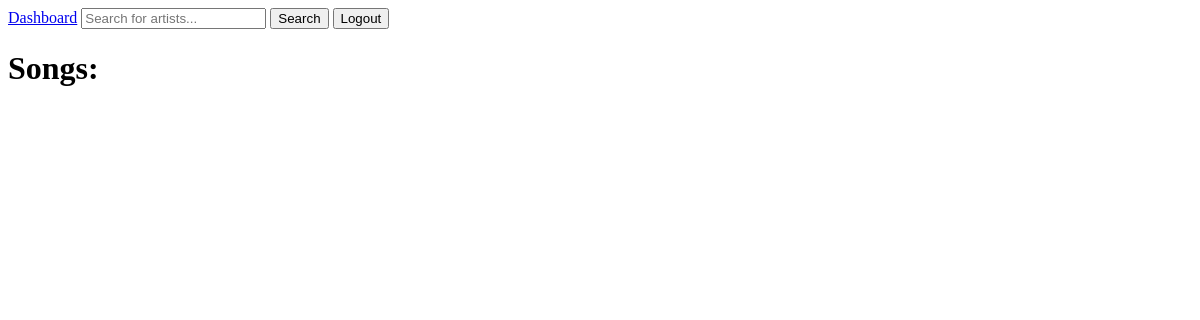
/songs, run on an earlier commit of the app's database.
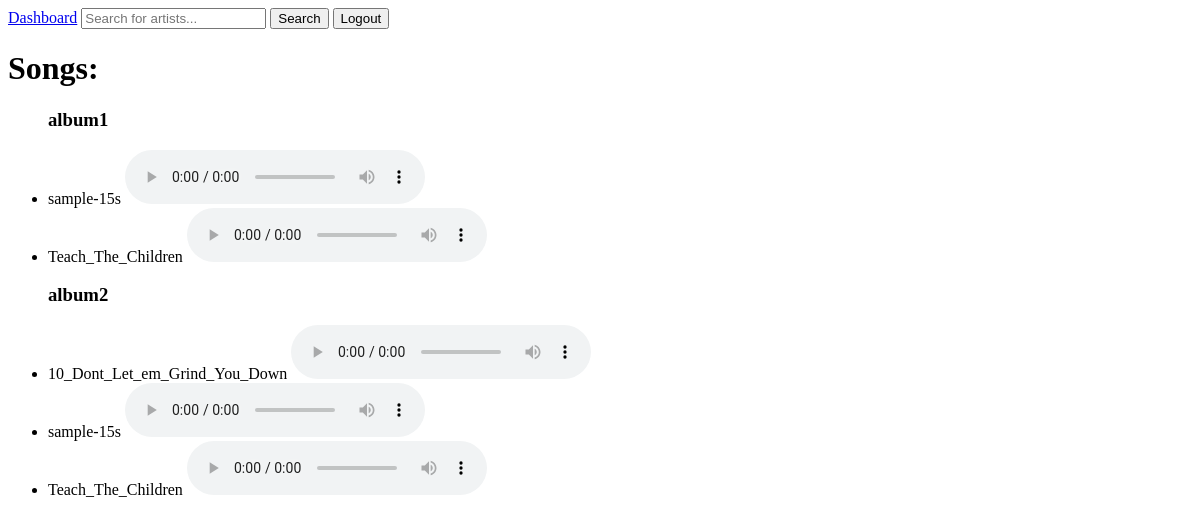
And on a later commit of the database.
### models.py (models this page shows, shortened)
class Album(db.Model):
    album_id = db.Column(db.Integer, primary_key=True)
    album_title = db.Column(db.String(80), nullable=False)
    album_release_date = db.Column(db.DateTime, nullable=False)
    artist_id = db.Column(db.Integer, db.ForeignKey('artist.user_id'), nullable=False)
    songs = db.relationship('Song', backref='album', lazy=True)

class Song(db.Model):
    song_id = db.Column(db.Integer, primary_key=True)
    song_title = db.Column(db.String(80), nullable=False)
    length = db.Column(db.Integer, nullable=False)
    album_id = db.Column(db.Integer, db.ForeignKey('album.album_id'))
    listener_songs = db.relationship('ListenerSong', backref='song', lazy=True)
    playlist_songs = db.relationship('PlaylistSong', backref='song', lazy=True)
    file_path = db.Column(db.String(255), nullable=False)

### app.py (the view)
@app.route('/songs')
def songs():
    all_albums = Album.query.all()
    return render_template('songs.html', albums=all_albums)

### templates/songs.html (shortened to what this page needs)
<!DOCTYPE html>
<html lang="en">
<head>
</head>
<body>
    {% include 'navbar.html' %}
    <h1>Songs:</h1>
    <ul>
        {% for album in albums %}
            <h3>{{ album.album_title }}</h3>
            {% for song in album.songs %}
                <li>
                    {{ song.song_title }}
                    <audio controls>
                        <source src="{{ url_for('static', filename='audio/' + album.artist_id|string + '/' + album.album_title.replace(' ', '_').lower() + '/' + song.song_title + '.mp3') }}" type="audio/mpeg">
                    </audio>
                </li>
            {% endfor %}
        {% endfor %}
    </ul>
</body>
</html>

### templates/navbar.html
<nav>
    <a href="{{ url_for('dashboard') }}">Dashboard</a>
    <form action="{{ url_for('search') }}" method="POST" style="display: inline;">
        <input type="text" name="search_query" placeholder="Search for artists...">
        <button type="submit">Search</button>
    </form>
    <form action="{{ url_for('logout') }}" method="POST" style="display: inline;">
        <input type="submit" value="Logout">
    </form>
</nav>

What changed in the data, as far as the page shows it:
added Album: album_title "album1"
added Song: song_title "sample-15s", shown under "album1"
added Song: song_title "Teach_The_Children", shown under "album1"
added Album: album_title "album2"
added Song: song_title "10_Dont_Let_em_Grind_You_Down", shown under "album2"
added Song: song_title "sample-15s", shown under "album2"
added Song: song_title "Teach_The_Children", shown under "album2"
